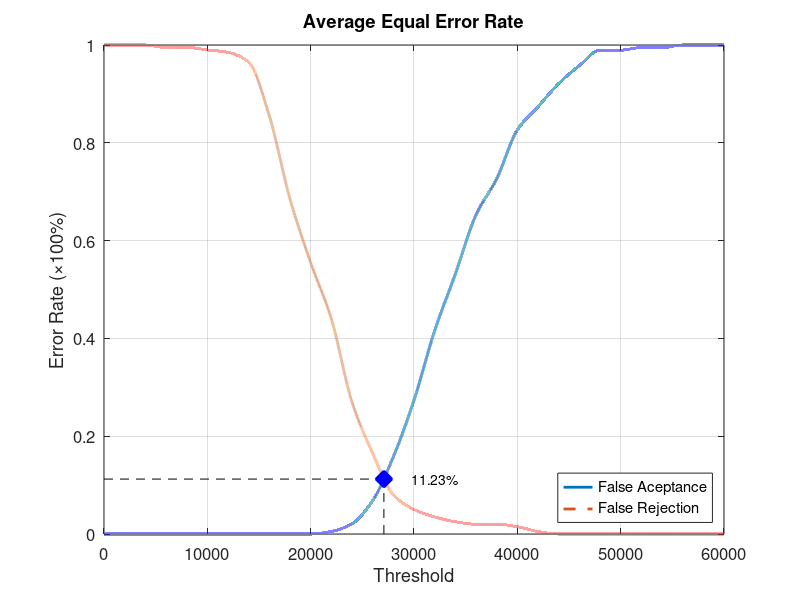
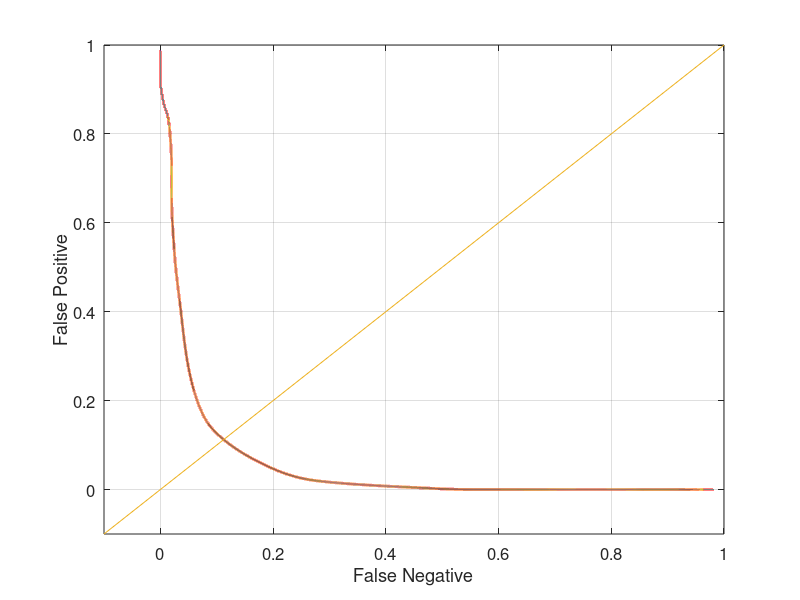

These figures' MATLAB source, in order:
function yEER = Database2_4
close all;
clear;
clc;
x = 0:2000:60000;
xq = 0:0.5:60000;

y0 = [0 0 0 0 0 0 0 0 0 0 0 0.00526316 0.0210526 0.0684211 0.157895 0.273684 0.415789 0.531579 0.652632 0.726316 0.826316 0.873684 0.921053 0.957895 0.989474 0.989474 0.994737 0.994737 1 1 1];
yy0 = interp1(x, y0, xq, 'pchip');
y1 = [1 1 1 0.995 0.995 0.99 0.985 0.965 0.855 0.685 0.555 0.44 0.27 0.165 0.08 0.05 0.035 0.025 0.02 0.02 0.015 0.005 0 0 0 0 0 0 0 0 0];
yy1 = interp1(x, y1, xq, 'pchip');

% Calculating EER: 
y2 = abs(y0 - y1);
find(y2 == min(y2))
yy2 = abs(yy0 - yy1);
xEER = find(yy2 == min(yy2));
xEERIndex = xq(xEER) % X-axis EER
yEER = yy0(xEER) % Y-axis EER

main = figure
plot(xq, yy0,'-','LineWidth', 2);	hold on
plot(xq, yy1,'--','LineWidth', 2);	hold on
plot([xEERIndex xEERIndex], [0 yEER], 'k--');	hold on
plot([0 xEERIndex], [yEER yEER], 'k--');	hold on
plot(xEERIndex, yEER, 'bx', 'LineWidth', 10);	hold on
text(xEERIndex + 10 * xEERIndex / 100, yEER, [num2str(round((10000 * yEER)) / 100) '%'])
legend('False Aceptance', 'False Rejection', 'Location', 'SouthEast')
xlabel('Threshold')
ylabel('Error Rate (\times100%)')
title('Average Equal Error Rate')
set(gca, 'FontSize', 12)
axis([0 60000 0 1])
grid on

print(main, 'Database2_4Main', '-dpng');
FNRxFPR = figure('Color', [1 1 1]);
plot(yy1, yy0, '-', yy1, yy0, 'LineWidth', 2);
hold on
y = -0.1:0.1:1
plot(y, y); 
set(gca, 'FontSize', 12)
xlabel('False Negative')
ylabel('False Positive')
axis([-0.1 1 -0.1 1])
set(gca, 'FontSize', 12)
grid on

print(FNRxFPR, 'Database2_4FNRxFPR','-dpng');
end
